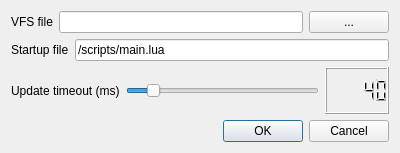
<?xml version="1.0" encoding="UTF-8"?>
<ui version="4.0">
 <class>SGUICfgDialog</class>
 <widget class="QDialog" name="SGUICfgDialog">
  <property name="windowModality">
   <enum>Qt::ApplicationModal</enum>
  </property>
  <property name="geometry">
   <rect>
    <x>0</x>
    <y>0</y>
    <width>400</width>
    <height>153</height>
   </rect>
  </property>
  <property name="windowTitle">
   <string>SGUI settings</string>
  </property>
  <property name="windowIcon">
   <iconset resource="../milla-view/milla-view.qrc">
    <normaloff>:/milla.png</normaloff>:/milla.png</iconset>
  </property>
  <layout class="QVBoxLayout" name="verticalLayout">
   <item>
    <layout class="QHBoxLayout" name="horizontalLayout">
     <item>
      <widget class="QLabel" name="label">
       <property name="text">
        <string>VFS file</string>
       </property>
      </widget>
     </item>
     <item>
      <widget class="QLineEdit" name="lineEdit"/>
     </item>
     <item>
      <widget class="QPushButton" name="pushButton">
       <property name="text">
        <string>...</string>
       </property>
      </widget>
     </item>
    </layout>
   </item>
   <item>
    <layout class="QHBoxLayout" name="horizontalLayout_2">
     <item>
      <widget class="QLabel" name="label_2">
       <property name="text">
        <string>Startup file</string>
       </property>
      </widget>
     </item>
     <item>
      <widget class="QLineEdit" name="lineEdit_2">
       <property name="text">
        <string>/scripts/main.lua</string>
       </property>
      </widget>
     </item>
    </layout>
   </item>
   <item>
    <layout class="QHBoxLayout" name="horizontalLayout_3">
     <item>
      <widget class="QLabel" name="label_3">
       <property name="text">
        <string>Update timeout (ms)</string>
       </property>
      </widget>
     </item>
     <item>
      <widget class="QSlider" name="horizontalSlider">
       <property name="minimum">
        <number>20</number>
       </property>
       <property name="maximum">
        <number>200</number>
       </property>
       <property name="value">
        <number>40</number>
       </property>
       <property name="orientation">
        <enum>Qt::Horizontal</enum>
       </property>
      </widget>
     </item>
     <item>
      <widget class="QLCDNumber" name="lcdNumber">
       <property name="value" stdset="0">
        <double>40.000000000000000</double>
       </property>
      </widget>
     </item>
    </layout>
   </item>
   <item>
    <widget class="QDialogButtonBox" name="buttonBox">
     <property name="standardButtons">
      <set>QDialogButtonBox::Cancel|QDialogButtonBox::Ok</set>
     </property>
    </widget>
   </item>
  </layout>
 </widget>
 <layoutdefault spacing="6" margin="11"/>
 <resources>
  <include location="../milla-view/milla-view.qrc"/>
 </resources>
 <connections>
  <connection>
   <sender>buttonBox</sender>
   <signal>accepted()</signal>
   <receiver>SGUICfgDialog</receiver>
   <slot>accept()</slot>
   <hints>
    <hint type="sourcelabel">
     <x>199</x>
     <y>56</y>
    </hint>
    <hint type="destinationlabel">
     <x>199</x>
     <y>38</y>
    </hint>
   </hints>
  </connection>
  <connection>
   <sender>buttonBox</sender>
   <signal>rejected()</signal>
   <receiver>SGUICfgDialog</receiver>
   <slot>reject()</slot>
   <hints>
    <hint type="sourcelabel">
     <x>199</x>
     <y>56</y>
    </hint>
    <hint type="destinationlabel">
     <x>199</x>
     <y>38</y>
    </hint>
   </hints>
  </connection>
  <connection>
   <sender>horizontalSlider</sender>
   <signal>valueChanged(int)</signal>
   <receiver>lcdNumber</receiver>
   <slot>display(int)</slot>
   <hints>
    <hint type="sourcelabel">
     <x>98</x>
     <y>225</y>
    </hint>
    <hint type="destinationlabel">
     <x>68</x>
     <y>106</y>
    </hint>
   </hints>
  </connection>
 </connections>
</ui>
